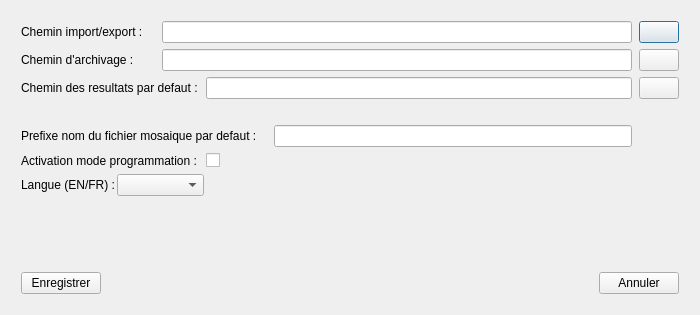
<?xml version="1.0" encoding="UTF-8"?>
<ui version="4.0">
 <class>PreferencesDialog</class>
 <widget class="QDialog" name="PreferencesDialog">
  <property name="geometry">
   <rect>
    <x>0</x>
    <y>0</y>
    <width>700</width>
    <height>315</height>
   </rect>
  </property>
  <property name="sizePolicy">
   <sizepolicy hsizetype="Fixed" vsizetype="Fixed">
    <horstretch>0</horstretch>
    <verstretch>0</verstretch>
   </sizepolicy>
  </property>
  <property name="windowTitle">
   <string>Fenetre configuration de l'application</string>
  </property>
  <property name="windowIcon">
   <iconset resource="resources/resources.qrc">
    <normaloff>:/png/ifremer-grand.png</normaloff>:/png/ifremer-grand.png</iconset>
  </property>
  <layout class="QVBoxLayout" name="verticalLayout_2">
   <item>
    <layout class="QVBoxLayout" name="verticalLayout">
     <property name="leftMargin">
      <number>10</number>
     </property>
     <property name="topMargin">
      <number>10</number>
     </property>
     <property name="rightMargin">
      <number>10</number>
     </property>
     <property name="bottomMargin">
      <number>10</number>
     </property>
     <item>
      <layout class="QGridLayout" name="gridLayout">
       <property name="horizontalSpacing">
        <number>2</number>
       </property>
       <item row="6" column="2" colspan="2">
        <widget class="QComboBox" name="_CB_languageSelect">
         <property name="insertPolicy">
          <enum>QComboBox::InsertAtBottom</enum>
         </property>
        </widget>
       </item>
       <item row="0" column="9">
        <widget class="QPushButton" name="_PB_importExportPathSelect">
         <property name="text">
          <string/>
         </property>
         <property name="icon">
          <iconset resource="icons.qrc">
           <normaloff>:/qss_icons/icons/Dossier.svg</normaloff>:/qss_icons/icons/Dossier.svg</iconset>
         </property>
         <property name="iconSize">
          <size>
           <width>24</width>
           <height>24</height>
          </size>
         </property>
        </widget>
       </item>
       <item row="2" column="9">
        <widget class="QPushButton" name="_PB_defaultResultPathSelect">
         <property name="text">
          <string/>
         </property>
         <property name="icon">
          <iconset resource="icons.qrc">
           <normaloff>:/qss_icons/icons/Dossier.svg</normaloff>:/qss_icons/icons/Dossier.svg</iconset>
         </property>
         <property name="iconSize">
          <size>
           <width>24</width>
           <height>24</height>
          </size>
         </property>
        </widget>
       </item>
       <item row="6" column="1">
        <widget class="QLabel" name="_LA_language">
         <property name="text">
          <string>Langue (EN/FR) :</string>
         </property>
        </widget>
       </item>
       <item row="4" column="1" colspan="6">
        <widget class="QLabel" name="_LA_DefaultMosaicPrefix">
         <property name="text">
          <string>Prefixe nom du fichier mosaique par defaut :</string>
         </property>
        </widget>
       </item>
       <item row="5" column="4">
        <widget class="QCheckBox" name="_CK_enableProgrammingMode">
         <property name="text">
          <string/>
         </property>
        </widget>
       </item>
       <item row="1" column="9">
        <widget class="QPushButton" name="_PB_archivePathSelect">
         <property name="text">
          <string/>
         </property>
         <property name="icon">
          <iconset resource="icons.qrc">
           <normaloff>:/qss_icons/icons/Dossier.svg</normaloff>:/qss_icons/icons/Dossier.svg</iconset>
         </property>
         <property name="iconSize">
          <size>
           <width>24</width>
           <height>24</height>
          </size>
         </property>
        </widget>
       </item>
       <item row="4" column="7">
        <widget class="QLineEdit" name="_LE_defaultMosaicPrefix"/>
       </item>
       <item row="5" column="1" colspan="3">
        <widget class="QLabel" name="_LA_enableProgrammingMode">
         <property name="text">
          <string>Activation mode programmation :  </string>
         </property>
        </widget>
       </item>
       <item row="0" column="3" colspan="5">
        <widget class="QLineEdit" name="_LE_importExportPath"/>
       </item>
       <item row="0" column="1" colspan="2">
        <widget class="QLabel" name="_LA_importExport">
         <property name="text">
          <string>Chemin import/export :</string>
         </property>
        </widget>
       </item>
       <item row="1" column="3" colspan="5">
        <widget class="QLineEdit" name="_LE_archivePath"/>
       </item>
       <item row="3" column="1">
        <spacer name="verticalSpacer_2">
         <property name="orientation">
          <enum>Qt::Vertical</enum>
         </property>
         <property name="sizeType">
          <enum>QSizePolicy::Fixed</enum>
         </property>
         <property name="sizeHint" stdset="0">
          <size>
           <width>20</width>
           <height>20</height>
          </size>
         </property>
        </spacer>
       </item>
       <item row="1" column="1" colspan="2">
        <widget class="QLabel" name="_LA_archivePath">
         <property name="text">
          <string>Chemin d'archivage :</string>
         </property>
        </widget>
       </item>
       <item row="0" column="8">
        <spacer name="horizontalSpacer_2">
         <property name="orientation">
          <enum>Qt::Horizontal</enum>
         </property>
         <property name="sizeType">
          <enum>QSizePolicy::Fixed</enum>
         </property>
         <property name="sizeHint" stdset="0">
          <size>
           <width>5</width>
           <height>20</height>
          </size>
         </property>
        </spacer>
       </item>
       <item row="2" column="1" colspan="3">
        <widget class="QLabel" name="_LA_defaultResultPath">
         <property name="text">
          <string>Chemin des resultats par defaut :</string>
         </property>
        </widget>
       </item>
       <item row="2" column="4" colspan="4">
        <widget class="QLineEdit" name="_LE_defaultResultPath"/>
       </item>
      </layout>
     </item>
     <item>
      <spacer name="verticalSpacer">
       <property name="orientation">
        <enum>Qt::Vertical</enum>
       </property>
       <property name="sizeHint" stdset="0">
        <size>
         <width>20</width>
         <height>40</height>
        </size>
       </property>
      </spacer>
     </item>
     <item>
      <layout class="QHBoxLayout" name="horizontalLayout">
       <item>
        <widget class="QPushButton" name="_PB_save">
         <property name="text">
          <string>Enregistrer</string>
         </property>
        </widget>
       </item>
       <item>
        <spacer name="horizontalSpacer">
         <property name="orientation">
          <enum>Qt::Horizontal</enum>
         </property>
         <property name="sizeHint" stdset="0">
          <size>
           <width>40</width>
           <height>20</height>
          </size>
         </property>
        </spacer>
       </item>
       <item>
        <widget class="QPushButton" name="_PB_cancel">
         <property name="text">
          <string>Annuler</string>
         </property>
        </widget>
       </item>
      </layout>
     </item>
    </layout>
   </item>
  </layout>
 </widget>
 <resources>
  <include location="resources/resources.qrc"/>
  <include location="icons.qrc"/>
 </resources>
 <connections/>
</ui>
